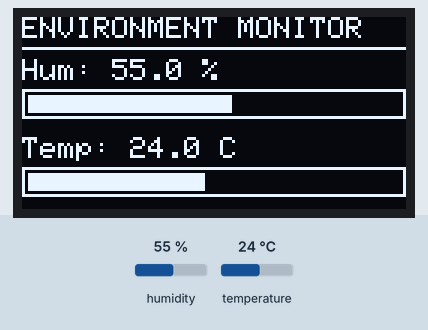
Recording of a program running on a simulated ESP32. On the bench: 128×64 one-colour display. The test bench sets the inputs (shaded band); at power-on: humidity 55 %, temperature 24 °C. What the program prints to the serial monitor is not drawn.

Above: at 3.2 s.
3.3 s: humidity set to 22 %
At 4.9 s:
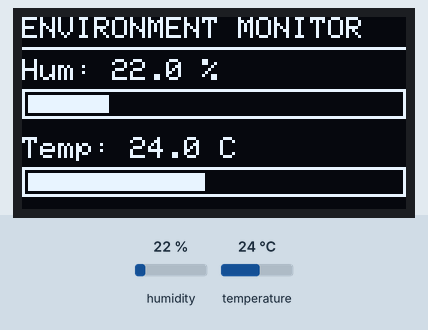
6.0 s: temperature set to 12 °C
At 7.6 s:
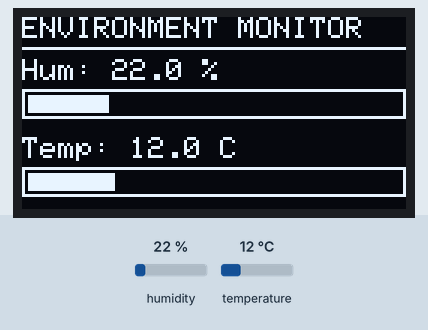
8.7 s: humidity set to 40 %
At 10.5 s:
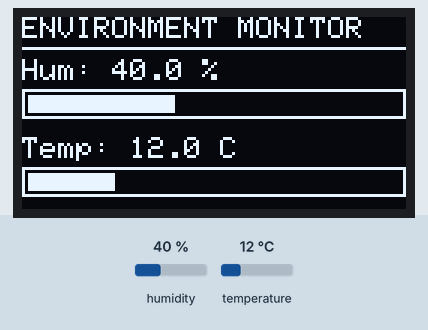
11.7 s: temperature set to 19 °C
At 13.1 s:
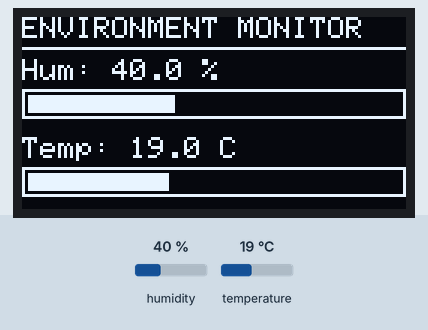
Timing chart, 0 to 14.7 s (numbered marks = the images above; inputs shaded):
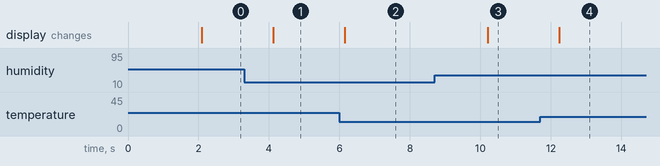

The program:

main.cpp
```cpp
//Baria Shafiq
//24_NTU_CS_FL_1099
#include <Arduino.h>
#include <Wire.h>
#include <Adafruit_GFX.h>
#include <Adafruit_SSD1306.h>
#include <DHT.h>

#define SCREEN_WIDTH 128
#define SCREEN_HEIGHT 64
#define OLED_SDA 21
#define OLED_SCL 22
#define OLED_ADDR 0x3C
#define DHT_PIN 19
#define DHT_TYPE DHT22

// Bar graph ki range: temperature 0 se 50 C, humidity 0 se 100 %
#define TEMP_MIN 0.0
#define TEMP_MAX 50.0
#define HUM_MIN 0.0
#define HUM_MAX 100.0

Adafruit_SSD1306 display(
    SCREEN_WIDTH, SCREEN_HEIGHT, &Wire, -1
);
DHT dht(DHT_PIN, DHT_TYPE);

// Ek horizontal bar banata hai.
// y = bar ki upar wali position, value = reading, minVal/maxVal = range
void drawBar(int y, float value, float minVal, float maxVal)
{
    // Value ko range ke andar rakho
    value = constrain(value, minVal, maxVal);

    // Bar ki lambai: andar ki chaudai 124 pixel hai (128 minus 2+2 border)
    int fillWidth = (int)((value - minVal) / (maxVal - minVal) * 124);

    // Bahar ka dibba (khali frame)
    display.drawRect(0, y, SCREEN_WIDTH, 10, SSD1306_WHITE);

    // Andar ka bhara hua hissa
    display.fillRect(2, y + 2, fillWidth, 6, SSD1306_WHITE);
}

void setup() {
    Serial.begin(115200);
    Wire.begin(OLED_SDA, OLED_SCL);

    if (!display.begin(SSD1306_SWITCHCAPVCC, OLED_ADDR)) {
        Serial.println("OLED initialization failed!");
        while (true) { delay(100); }
    }

    dht.begin();

    display.clearDisplay();
    display.setTextSize(1);
    display.setTextColor(SSD1306_WHITE);
    display.setCursor(0, 0);
    display.println("ESP32 Environment");
    display.println("Initializing...");
    display.display();

    delay(2000);
}

void loop() {
    float humidity = dht.readHumidity();
    float temperature = dht.readTemperature();

    if (isnan(humidity) || isnan(temperature)) {
        Serial.println("DHT read failed!");

        display.clearDisplay();
        display.setTextSize(1);
        display.setCursor(0, 0);
        display.println("Sensor Error");
        display.println("Check DHT sensor");
        display.display();

        delay(2000);
        return;
    }

    Serial.print("Humidity: ");
    Serial.print(humidity, 1);
    Serial.print(" %   Temperature: ");
    Serial.print(temperature, 1);
    Serial.println(" C");

    display.clearDisplay();
    display.setTextSize(1);
    display.setTextColor(SSD1306_WHITE);

    // Title
    display.setCursor(0, 0);
    display.println("ENVIRONMENT MONITOR");
    display.drawLine(0, 10, 127, 10, SSD1306_WHITE);

    // Humidity: pehle likhawat, neeche uska bar
    display.setCursor(0, 14);
    display.print("Hum: ");
    display.print(humidity, 1);
    display.println(" %");
    drawBar(24, humidity, HUM_MIN, HUM_MAX);

    // Temperature: pehle likhawat, neeche uska bar
    display.setCursor(0, 40);
    display.print("Temp: ");
    display.print(temperature, 1);
    display.println(" C");
    drawBar(50, temperature, TEMP_MIN, TEMP_MAX);

    display.display();
    delay(2000);
}
```

Measured:
- after the input at 3.3 s, the display: changes after 0.82 s (image 1)
- after the input at 6.0 s, the display: changes after 0.15 s (image 2)
- after the input at 8.7 s, the display: changes after 1.5 s (image 3)
- after the input at 11.7 s, the display: changes after 0.54 s (image 4)
